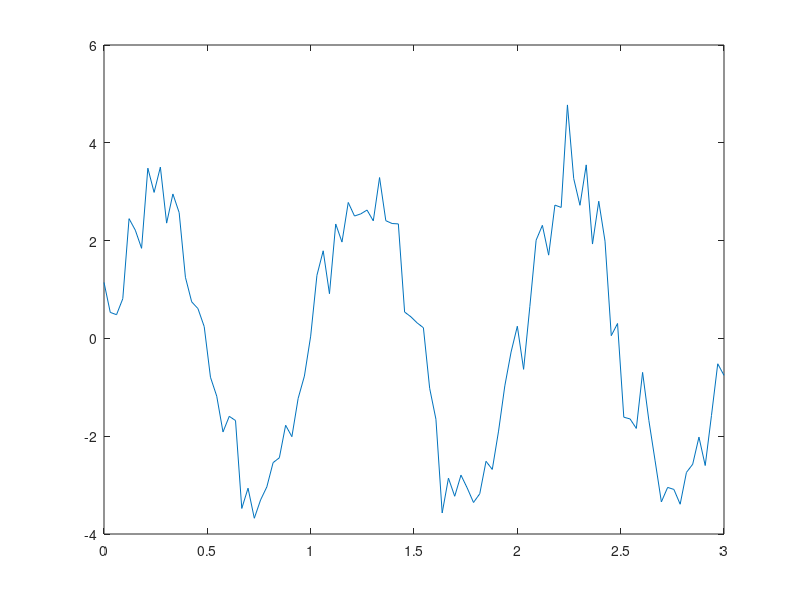

Write MATLAB code to recreate this figure.
A = 3;
f = 1;
om = 2*pi*f;
t = linspace(0,3);
fi = 0;
zg = randn(size(t)) * 0.5;

signal = A*sin(om*t+fi) + zg;

figure
plot(t, signal)

save datesin